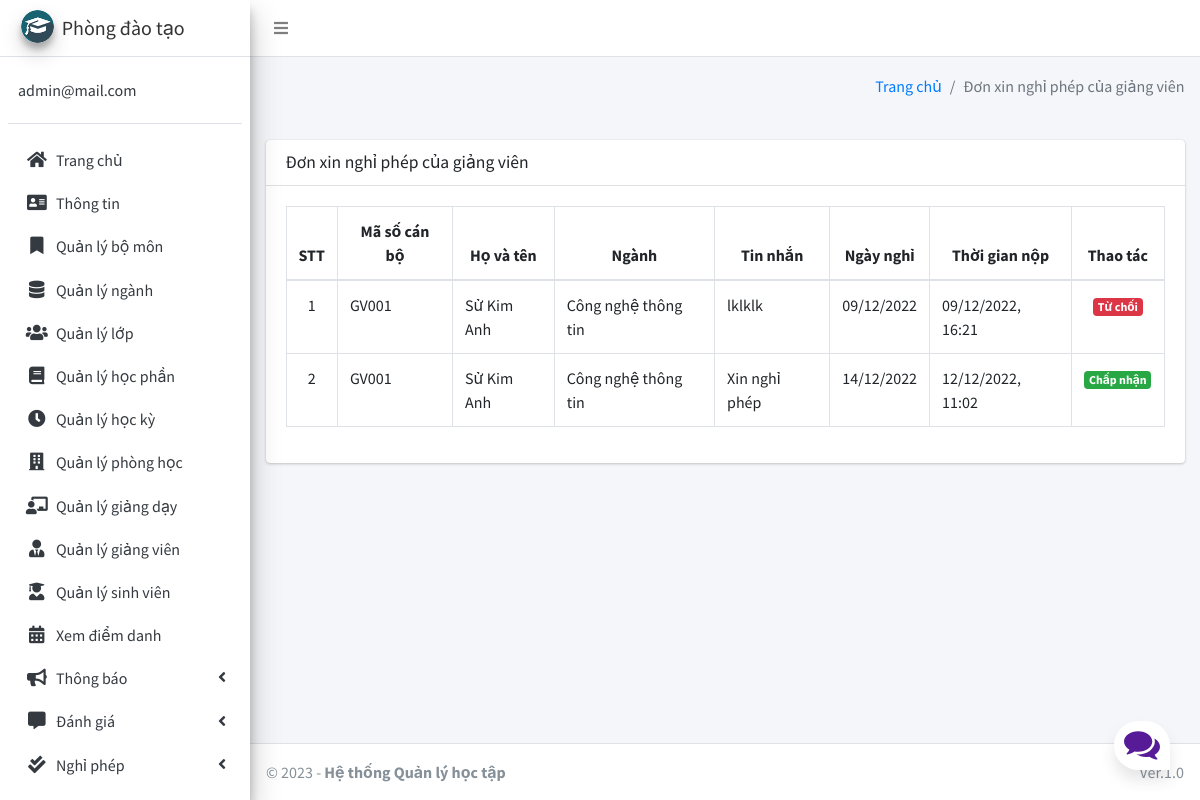
Screenshot of /staff/view/leave/ (signed in) with the database file from the repository.
### main_app/models.py (models this page shows, shortened)
class CustomUser(AbstractUser):
    USER_TYPE = ((1, "PDT"), (2, "GV"), (3, "SV"))
    id = models.CharField(primary_key='True', max_length=10)
    username = None  # Removed username, using email instead
    email = models.EmailField(unique=True)
    user_type = models.CharField(default=1, choices=USER_TYPE, max_length=1)
    fcm_token = models.TextField(default="")  # For firebase notifications
    USERNAME_FIELD = "email"
    REQUIRED_FIELDS = []
    objects = CustomUserManager()

class LeaveReportStaff(models.Model):
    staff = models.ForeignKey(Staff, on_delete=models.CASCADE)
    date = models.DateField(max_length=60)
    message = models.TextField()
    status = models.SmallIntegerField(default=0)
    created_at = models.DateTimeField(auto_now_add=True)
    updated_at = models.DateTimeField(auto_now=True)

class Staff(models.Model):
    admin = models.OneToOneField(CustomUser, primary_key='True', on_delete=models.CASCADE, blank=False)
    last_name = models.CharField(max_length=200)
    first_name = models.CharField(max_length=200)
    profile_pic = models.ImageField(null=True, blank=True, upload_to="images/")
    gender = models.CharField(max_length=3, choices=gender_choice)
    dob = models.DateField(null=True)
    pob = models.CharField(max_length=200, null=True)
    level = models.CharField(max_length=30, choices=level_choice)
    number = models.CharField(max_length=15, null=True)
    address = models.TextField(null=True)
    major = models.ForeignKey(Major, on_delete=models.DO_NOTHING, null=True, blank=False)
    department = models.ForeignKey(Department, on_delete=models.DO_NOTHING, null=True, blank=False)

class Major(models.Model):
    id = models.CharField(primary_key='True', max_length=50)
    name = models.CharField(max_length=120)
    department = models.ForeignKey(Department, on_delete=models.DO_NOTHING, null=True, blank=False)
    def __str__(self):
        return self.name

### main_app/hod_views.py (the view, shortened to what this page needs)
# urls.py: path("staff/view/leave/", hod_views.view_staff_leave, name="view_staff_leave",),
@csrf_exempt
def view_staff_leave(request):
    if request.method != 'POST':
        allLeave = LeaveReportStaff.objects.all()
        context = {
            'allLeave': allLeave,
            'page_title': 'Đơn xin nghỉ phép của giảng viên'
        }
        return render(request, "hod_template/staff_leave_view.html", context)

### main_app/templates/hod_template/staff_leave_view.html (shortened to what this page needs)
{% extends 'main_app/base.html' %}
{% load static %}
{% block content %}
<section class="content">
    <div class="container-fluid">
        <div class="row">
            <div class="col-md-12">
                <div class="card">
                    <div class="card-header">
                        <h3 class="card-title">{{page_title}}</h3>
                    </div>
                    <div class="table card-body">
                        <table class="table table-bordered table-hover">
                        <thead class="text-center">
                            <tr>
                                <th>STT</th>
                                <th>Mã số cán bộ</th>
                                <th>Họ và tên</th>
                                <th>Ngành</th>
                                <th>Tin nhắn</th>
                                <th>Ngày nghỉ</th>
                                <th>Thời gian nộp</th>
                                <th>Thao tác</th>
                            </tr>
                            </thead>
                            {% for leave in  allLeave %}
                              <tr>
                                  <td class="text-center">{{forloop.counter}}</td>
                                  <td>{{leave.staff.admin_id}}</td>
                                  <td>{{leave.staff.last_name}} {{leave.staff.first_name}}</td>
                                  <td>{{leave.staff.major}}</td>
                                  <td>{{leave.message}}</td>
                                  <td>{{leave.date|date:"d/m/Y"}}</td>
                                  <td>{{leave.created_at|date:"d/m/Y, H:i"}}</td>
                                      {% if leave.status == 0 %}
                                           <td class="text-center"> <button data-toggle = "modal" data-target = "#reply_modal" value="{{leave.id}}" class="btn btn-success reply_open_modal">Phản hồi</button>
                                               {% elif leave.status == -1 %}
                                          <td class="text-center"><span class='badge badge-danger'>Từ chối</span></td>
                                      {% else %}
                                          <td class="text-center"><span class='badge badge-success'>Chấp nhận</span></td>
                                      {% endif %}
                              </tr>
                            {% endfor %}
                        </table>
                    </div>
                    </div>
            </div>
        </div>
    </div>
</section>
{% endblock content %}

### main_app/templates/main_app/sidebar_template.html (shortened to what this page needs)
{% load static %}
<aside class="main-sidebar sidebar-light-blue elevation-4">
    {% if request.user.user_type == '1' %}
        <a href="{% url 'admin_home' %}" class="brand-link">
            <img src="{% static 'dist/img/cmsl.png' %} " alt="AdminLTE Logo"
                 class="brand-image img-circle elevation-3">
            <span class="brand-text">Phòng đào tạo</span>
        </a>
        <div class="sidebar">
        <div class="user-panel mt-3 pb-3 mb-3 d-flex">
            <div class="info">
                <a href="#" class="d-block">{{ user }}</a>
            </div>
        </div>
        <nav class="mt-2">
        <ul class="nav nav-pills nav-sidebar flex-column" data-widget="treeview" role="menu" data-accordion="false">
        <li class="nav-item">
            {% url 'admin_home' as admin_home %}
            <a href="{{ admin_home }}" class="nav-link {% if admin_home == request.path %} active {% endif %}">
                <i class="nav-icon fas fa-home"></i>
                <p>
                    Trang chủ
                </p>
            </a>
        </li>
        <li class="nav-item">
            {% url 'admin_view_profile' as admin_view_profile %}
            <a href="{{ admin_view_profile }}"
               class="nav-link {% if admin_view_profile == request.path %} active {% endif %}">
                <i class="nav-icon fas fa-address-card"></i>
                <p>
                    Thông tin
                </p>
            </a>
        </li>
        <li class="nav-item">
            {% url 'manage_department' as manage_department %}
            <a href="{{ manage_department }}" class="nav-link {% if manage_department == request.path %} active {% endif %}">
                <i class="nav-icon fas fa-bookmark"></i>
                <p>
                    Quản lý bộ môn
                </p>
            </a>
        </li>
                <li class="nav-item">
                    {% url 'manage_major' as manage_major %}
                    {% url 'edit_major' department_id as edit_major %}
                    <a href="{{ manage_major }}"
                       class="nav-link  {% if edit_major == request.path or manage_major == request.path %} active {% endif %}">
                        <i class="nav-icon fas fa-database"></i>
                        <p>
                            Quản lý ngành
                        </p>
                    </a>
                </li>
                        <li class="nav-item">
                    {% url 'manage_grade' as manage_grade %}
                    {% url 'edit_grade' department_id as edit_grade %}
                    <a href="{{ manage_grade }}"
                       class="nav-link  {% if edit_grade == request.path or manage_grade == request.path %} active {% endif %}">
                        <i class="nav-icon fas fa-users"></i>
                        <p>
                            Quản lý lớp
                        </p>
                    </a>
                </li>
                        <li class="nav-item">
                    {% url 'manage_subject' as manage_subject %}
                    {% url 'edit_subject' subject_id as edit_subject %}
                    <a href="{{ manage_subject }}"
                       class="nav-link  {% if edit_subject == request.path or manage_subject == request.path %} active {% endif %}">
                        <i class="nav-icon fas fa-book"></i>
                        <p>
                            Quản lý học phần
                        </p>
                    </a>
                </li>
                        <li class="nav-item">
                    {% url 'manage_session' as manage_session %}
                    {% url 'edit_session' session_id as edit_session %}
                    <a href="{{ manage_session }}"
                       class="nav-link  {% if edit_session == request.path or manage_session == request.path %} active {% endif %}">
                        <i class="nav-icon fas fa-clock"></i>
                        <p>
                            Quản lý học kỳ
                        </p>
                    </a>
                </li>
                        <li class="nav-item">
                    {% url 'manage_room' as manage_room %}
                    {% url 'edit_room' room_id as edit_room %}
                    <a href="{{ manage_room }}"
                       class="nav-link {% if manage_room == request.path or request.path == edit_room %} active {% endif %}">
                        <i class="fas fa-building nav-icon"></i>
                        <p>
                            Quản lý phòng học
                        </p>
                    </a>
                </li>
                        <li class="nav-item">
                    {% url 'manage_assign' as manage_assign %}
                    {% url 'edit_assign' assign_id as edit_assign %}
                    <a href="{{ manage_assign }}"
                       class="nav-link {% if manage_assign == request.path or request.path == edit_assign %} active {% endif %}">
                        <i class="nav-icon fas fa-chalkboard-teacher"></i>
                        <p>
                            Quản lý giảng dạy
                        </p>
                    </a>
                </li>
                <li class="nav-item">
            {% url 'manage_staff' as manage_staff %}
            {% url 'edit_staff' staff_id as edit_staff %}
            <a href="{{ manage_staff }}"
               class="nav-link {% if manage_staff == request.path or request.path == edit_staff %} active {% endif %}">
                <i class="nav-icon fas fa-user-tie"></i>
                <p>
                    Quản lý giảng viên
                </p>
            </a>
        </li>
        <li class="nav-item">
            {% url 'manage_student' as manage_student %}
            {% url 'edit_student' student_id as edit_student %}
            <a href="{{ manage_student }}"
               class="nav-link  {% if edit_student == request.path or manage_student == request.path %} active {% endif %}">
                <i class="nav-icon fas fa-user-graduate"></i>
                <p>
                    Quản lý sinh viên
                </p>
            </a>
        </li>
        <li class="nav-item">
            {% url 'admin_view_attendance' as admin_view_attendance %}
            <a href="{{ admin_view_attendance }}"
               class="nav-link  {% if admin_view_attendance == request.path %} active {% endif %}">
                <i class="nav-icon fas fa-calendar-alt"></i>
                <p>
                    Xem điểm danh
                </p>
            </a>
        </li>
        <li class="nav-item has-treeview">
            <a href="#" class="nav-link">
                <i class="nav-icon fas fa-bullhorn"></i>
                <p>
                    Thông báo
                    <i class="fas fa-angle-left right"></i>
                </p>
            </a>
        </li>
                <li class="nav-item has-treeview">
            <a href="#" class="nav-link">
                <i class="nav-icon fas fa-comment-alt"></i>
                <p>
                    Đánh giá
                    <i class="fas fa-angle-left right"></i>
                </p>
            </a>
        </li>
                <li class="nav-item has-treeview">
            <a href="#" class="nav-link">
                <i class="nav-icon fas fa-check-double"></i>
                <p>
                    Nghỉ phép
                    <i class="fas fa-angle-left right"></i>
                </p>
            </a>
        </li>
    {% endif %}
    <li class="nav-item">
        <a href="{% url 'user_logout' %}"
           onclick="return confirm('Bạn có chắc chắn muốn đăng xuất?')"
           class="nav-link">
        </a>
    </li>
    </ul>
    </nav>
    </div>
</aside>

### main_app/static/style.css (style rules this page uses)
* { box-sizing: border-box; margin: 0; padding: 0; }
body { font-family: 'Nunito', sans-serif; font-weight: 400; font-size: 100%; background: #F1F1F1; }
*, html { --primaryGradient: linear-gradient(93.12deg, #581B98 0.52%, #9C1DE7 100%); --secondaryGradient: linear-gradient(268.91deg, #581B98 -2.14%, #9C1DE7 99.69%); --primaryBoxShadow: 0px 10px 15px rgba(0, 0, 0, 0.1); --secondaryBoxShadow: 0px -10px 15px rgba(0, 0, 0, 0.1); --primary: #581B98; }

### rows the page displays
CustomUser: email "admin@mail.com"
LeaveReportStaff: staff.admin_id "GV001", staff.last_name "Sử Kim", staff.first_name "Anh", staff.major "Công nghệ thông tin", message "lklklk", date "09/12/2022", created_at "09/12/2022, 16:21", status "Từ chối"
LeaveReportStaff: staff.admin_id "GV001", staff.last_name "Sử Kim", staff.first_name "Anh", staff.major "Công nghệ thông tin", message "Xin nghỉ phép", date "14/12/2022", created_at "12/12/2022, 11:02", status "Chấp nhận"

### other values shown
{{ page_title }} "Đơn xin nghỉ phép của giảng viên"
